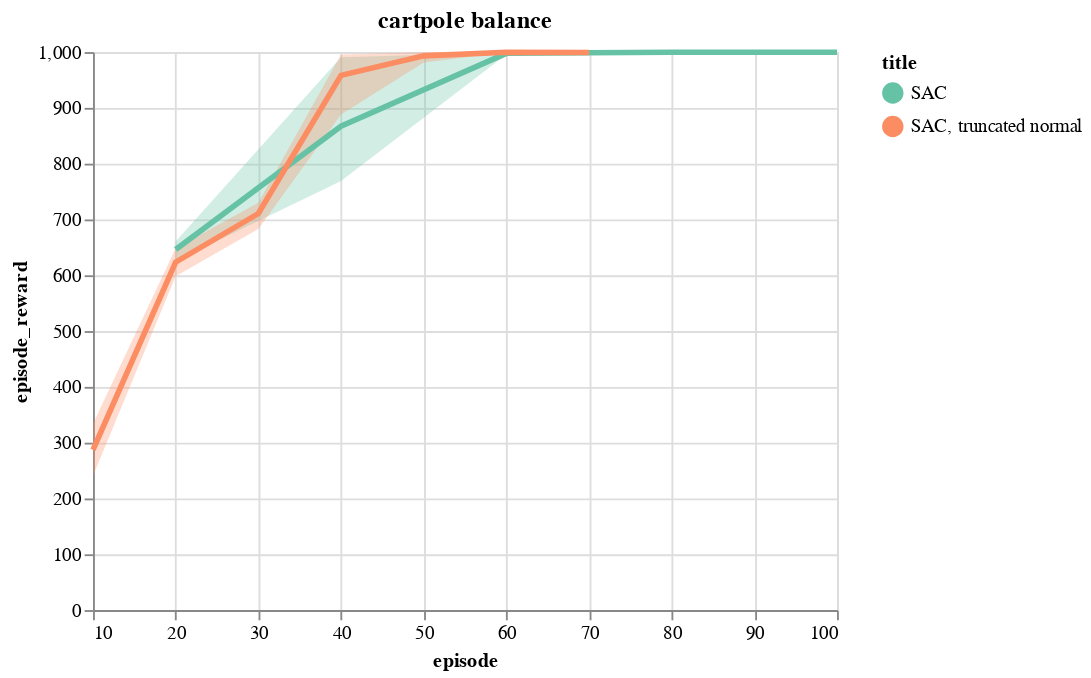

The notebook cell this image was saved under:
### Code cell
data = pd.concat([
    load_sac_results('cartpole', 'balance'),
    load_jobs('sactrunc_v4*', title='SAC, truncated normal'),
])
data = data[data.episode <= 100]

# plot_with_bars(data, y_col='episode_reward', color='title', test=False) |\
# plot_with_bars(data, y_col='episode_reward', color='title', test=True)

chart = plot_with_bars(data, y_col='episode_reward', color='title', test=True)
chart.title = 'cartpole balance'
chart

### Figure 1 — Vega-Lite specification as saved in the notebook (floating-point values rounded to 4 significant figures; data arrays with more than 128 entries replaced by an {"elided": "..."} marker saying what was removed)
{"config": {"view": {"height": 300, "width": 400}, "range": {"category": {"scheme": "set2"}, "ordinal": {"scheme": "plasma"}}, "legend": {"labelLimit": 0}, "background": "white", "mark": {"clip": true}, "line": {"size": 3}}, "layer": [{"mark": {"type": "line", "opacity": 1, "size": 0}, "encoding": {"color": {"type": "nominal", "field": "title"}, "x": {"type": "quantitative", "field": "episode"}, "y": {"type": "quantitative", "aggregate": "mean", "field": "episode_reward"}}, "transform": [{"filter": "(datum.test === true)"}]}, {"mark": {"type": "errorband", "extent": "ci"}, "encoding": {"color": {"type": "nominal", "field": "title"}, "x": {"type": "quantitative", "field": "episode"}, "y": {"type": "quantitative", "field": "episode_reward"}}, "transform": [{"filter": "(datum.test === true)"}]}, {"mark": "line", "encoding": {"color": {"type": "nominal", "field": "title"}, "x": {"type": "quantitative", "field": "episode"}, "y": {"type": "quantitative", "aggregate": "mean", "field": "episode_reward"}}, "transform": [{"filter": "(datum.test === true)"}]}], "data": {"name": "data-8588e8f76b7938bb5da79d531fc982fb"}, "title": "cartpole balance", "$schema": "https://vega.github.io/schema/vega-lite/v4.8.1.json", "datasets": {"data-8588e8f76b7938bb5da79d531fc982fb": {"elided": "324 records"}}}
